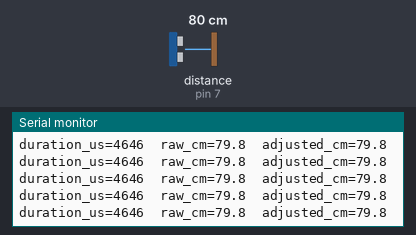
Bench run of a sketch on a simulated Arduino Uno, built with avr-gcc and run on an emulated ATmega328P. On the bench: the last lines printed to the serial monitor. Wiring (inferred from the names in the program): ultrasonic range finder: trigger pin 5; echo pin 7. The test bench sets the inputs (shaded band); at power-on: distance to the obstacle (sensor on pin 7) 80 cm. The echo pulse lasts 58.3 µs per cm.

Above: at 1.2 s.
1.3 s: distance to the obstacle (sensor on pin 7) set to 2 cm
At 1.61 s:
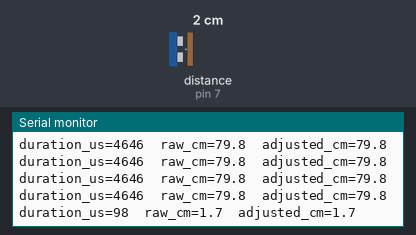
2.8 s: distance to the obstacle (sensor on pin 7) set to 4 cm
At 2.82 s:
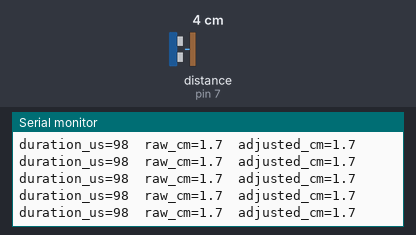
4.3 s: distance to the obstacle (sensor on pin 7) set to 2 cm
At 4.43 s:
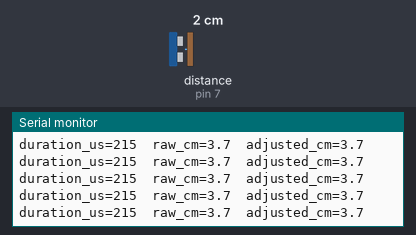
Timing chart, 0 to 7.3 s (numbered marks = the images above; inputs shaded):
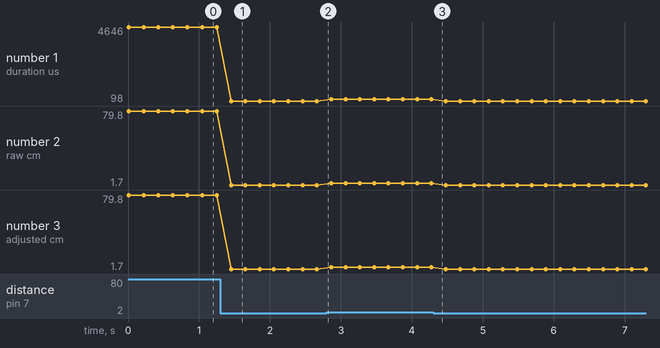

Measured:
- after the input at 1.3 s, the serial monitor: prints a new line after 0.15 s (image 1)
- plotted number 1: 4646 → 98 after the input at 1.3 s, 98 → 215 after the input at 2.8 s
- plotted number 2: 79.8 → 1.7 after the input at 1.3 s, 1.7 → 3.7 after the input at 2.8 s
- plotted number 3: 79.8 → 1.7 after the input at 1.3 s, 1.7 → 3.7 after the input at 2.8 s

The sketch:

distance_calibrate.ino
```cpp
/*
 * HC-SR04 Distance Calibration
 *
 * Use this sketch to verify and calibrate the ultrasonic sensor.
 * Open Serial Monitor at 115200.
 *
 * PROCEDURE:
 * 1. Place a flat object at a KNOWN distance (e.g. 50 cm) in front of the sensor
 * 2. Measure with a ruler — sensor measures from transducer face to object
 * 3. Note: duration_us, raw_cm, and adjusted_cm. Adjust MICROSEC_PER_CM
 *    and DISTANCE_OFFSET_CM until adjusted_cm matches your measured distance
 * 4. Copy the working values into heat_mapping_robot.ino
 *
 * HC-SR04 formula: distance_cm = (duration_us / 2) / (microsec_per_cm)
 * Speed of sound ~343 m/s at 20°C → 29.15 µs/cm (one-way) → 58.3 µs/cm round-trip
 * Default 58.2 matches common formula (duration/2)/29.1
 */
#define TRIG_PIN 5
#define ECHO_PIN 7

// Tune these until output matches measured distance
#define MICROSEC_PER_CM  58.2   // 58.2 = standard; increase if sensor reads too high
#define DISTANCE_OFFSET_CM 0.0  // Additive correction (e.g. -1.5 if consistently 1.5cm high)

void setup() {
  Serial.begin(115200);
  pinMode(TRIG_PIN, OUTPUT);
  pinMode(ECHO_PIN, INPUT);

  Serial.println(F("HC-SR04 Distance Calibration"));
  Serial.println(F("Place object at known distance, compare raw vs measured."));
  Serial.println(F("Adjust MICROSEC_PER_CM and DISTANCE_OFFSET_CM as needed."));
  Serial.println();
}

void loop() {
  digitalWrite(TRIG_PIN, LOW);
  delayMicroseconds(5);
  digitalWrite(TRIG_PIN, HIGH);
  delayMicroseconds(10);
  digitalWrite(TRIG_PIN, LOW);

  long duration = pulseIn(ECHO_PIN, HIGH, 30000);

  if (duration == 0) {
    Serial.println("No echo (timeout or out of range)");
  } else {
    // Standard: distance = (duration/2)/29.1 = duration/58.2 (round-trip µs per cm)
    float raw_cm = (float)duration / (float)MICROSEC_PER_CM;
    float adjusted_cm = raw_cm + DISTANCE_OFFSET_CM;

    Serial.print("duration_us=");
    Serial.print(duration);
    Serial.print("  raw_cm=");
    Serial.print(raw_cm, 1);
    Serial.print("  adjusted_cm=");
    Serial.print(adjusted_cm, 1);
    Serial.println();
  }

  delay(200);
}
```
